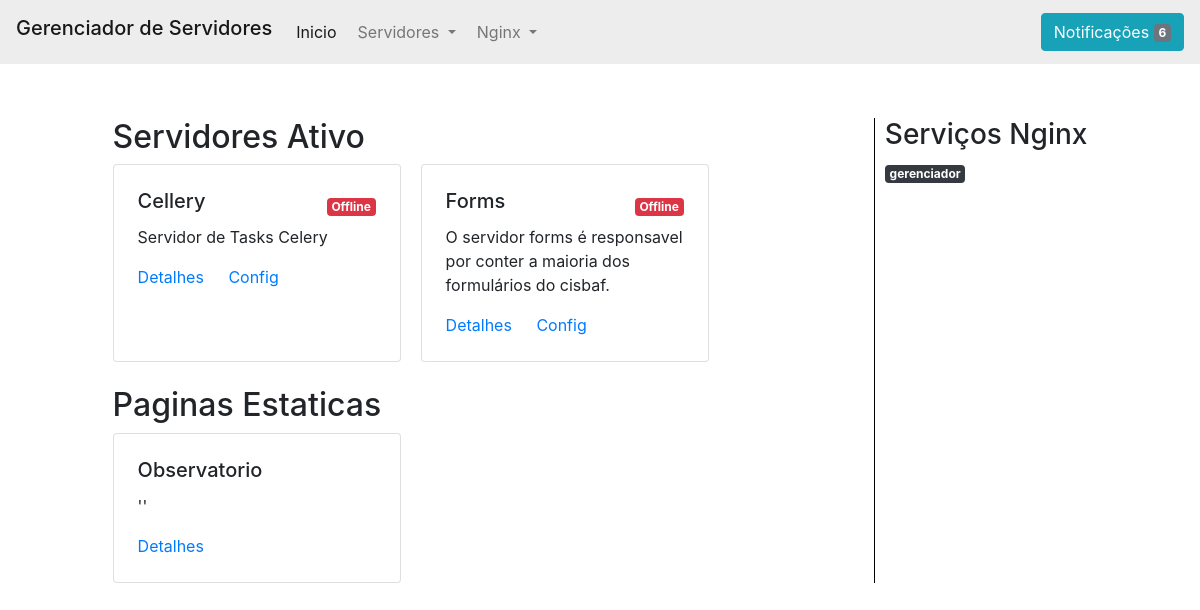
Before: / with the older database file.
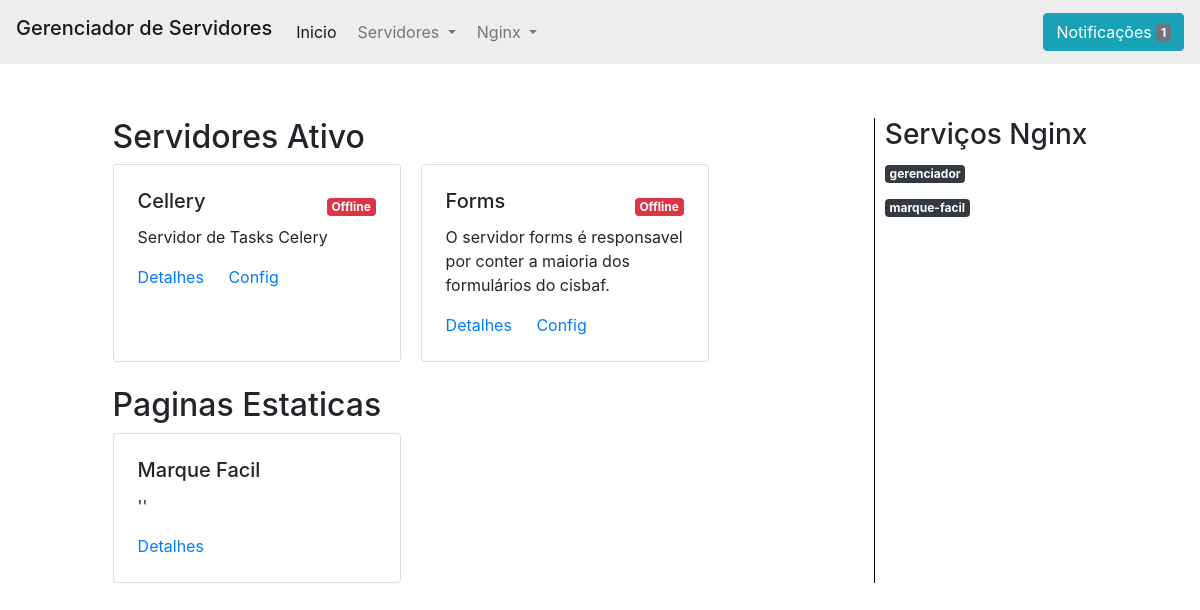
After: the same page with the newer database file.
### program/models.py (models this page shows, shortened)
class Program(models.Model):
    name = models.CharField(max_length=200)
    folder = models.CharField(max_length=200, null=True, blank=True)
    port = models.IntegerField()
    commands = models.CharField(max_length=500)
    desc = models.CharField(max_length=200, null=True, blank=True)
    sleep = models.IntegerField(default=1, null=True)
    server = models.BooleanField(default=True, null=True)
    status = models.BooleanField(default=False, null=True)
    active = models.BooleanField(default=False, null=True)
    env = models.BooleanField(default=False, null=True)
    process: Optional[subprocess.Popen] = None
    pid: int = None
    init: datetime.datetime = None
    list_programs = []

### nginx/models.py (models this page shows, shortened)
class Service(models.Model):
    name = models.CharField(max_length=200)
    block = models.TextField()
    active = models.BooleanField(default=False, null=True)

### program/views.py (the view)
# urls.py: path('', views.index, name='index'),
def index(request):
    programs = ListPrograms.get_all()
    programs_enable = [program for program in programs if program.active]
    programs_disabled = [program for program in programs if not program.active]
    pages_static = Program.objects.filter(server=False)
    services = Service.objects.all()
    context = {
        'programs_enable': programs_enable,
        'programs_disabled': programs_disabled,
        'services': services,
        'pages_static': pages_static
    }
    return render(request, 'index.html', implement_context(context))

### controller/list.py (called while the page is built)
  @classmethod
  def get_all(cls):
    if not ListPrograms.programs or not ListPrograms.controller:
      raise Exception("Programas não defindo")
    return ListPrograms.programs

### program/views.py (called while the page is built)
def implement_context(context: dict):
    context['notifications'] = Notification.objects.filter(checked=False)
    return context

### program/templates/index.html (shortened to what this page needs)
{% extends 'base.html' %}
{% block bar_title %}Gerenciador de Servidores{% endblock %}
{% block header %}
  <li class="nav-item dropdown">
    <a class="nav-link dropdown-toggle" id="navbarDropdown" role="button" data-bs-toggle="dropdown" aria-expanded="false">
      Servidores
    </a>
  </li>
  <li class="nav-item dropdown">
    <a class="nav-link dropdown-toggle" id="navbarDropdown" role="button" data-bs-toggle="dropdown" aria-expanded="false">
      Nginx
    </a>
  </li>
{% endblock %}
{% block body %}
  <div class="containerX">
    <div>
      {% if programs_enable %}
        <h2>Servidores Ativo</h2>
        <div class="d-flex flex-row flex-wrap" style="gap:20px;">
          {% for program_h in programs_enable %}
          <div class="card p-4" style="width: 18rem;">
            <div class="d-flex justify-content-between align-items-center">
              <h5 class="card-title">{{ program_h.name }}</h5>
              {% if program_h.status %}
                <div>
                  <span class="badge badge-success" data-toggle="tooltip" data-placement="top" title="STATUS">Online</span>
                  <span class="badge badge-primary" data-toggle="tooltip" data-placement="top" title="PID"> {{ program_h.pid }}</span>
                  <span class="badge badge-light" data-toggle="tooltip" data-placement="top" title="PORT">{{ program_h.port }}</span>
                </div>
              {% else %}
                <span class="badge badge-danger">Offline</span>
              {% endif %}
            </div>
            <p class="card-text">{{ program_h.desc }}</p>
            <div>
              <a href="{% url 'detail'  program_h.pk %}" class="card-link">Detalhes</a>
              <a href="{% url 'admin:program_program_change'  program_h.pk %}" class="card-link" target="_blank">Config</a>
            </div>
          </div>
          {% endfor %}
        </div>
      {% endif %}
      <br>
       {% if pages_static %}
       <h2>Paginas Estaticas</h2>
       <div class="d-flex flex-row flex-wrap" style="gap:20px;">
         {% for page in pages_static %}
         <div class="card p-4" style="width: 18rem;">
           <div class="d-flex justify-content-between align-items-center">
               <h5 class="card-title">{{ page.name }}</h5>
           </div>
           <p class="card-text">{{ page.desc }}</p>
           <a href="{% url 'page'  page.pk %}" class="card-link">Detalhes</a>
         </div>
         {% endfor %}
       </div>
     {% endif %}
    </div>
    <div class="containerRigth">
      <h3>Serviços Nginx</h3>
      <div class="d-flex flex-column" style="gap:10px;">
        {% for service in services %}
          {% if service.active %}
            <a href="{% url 'admin:nginx_service_change' service.pk %}">
              <span class="badge bg-dark" style="color:white;" data-toggle="tooltip" data-placement="top" title="STATUS">{{service.name}}</span>
            </a>
          {% else %}
            <span class="badge bg-danger" data-toggle="tooltip" data-placement="top" title="STATUS">{{service.name}}</span>
          {% endif %}
        {% endfor %}
      </div>
    </div>
  </div>
{% endblock %}

Changed rows visible on the page:
changed Program: name "Observatorio" → "Marque Facil"
added Service: name "marque-facil"
Other visible differences:
{{ notifications|length }}: "6" → "1"
